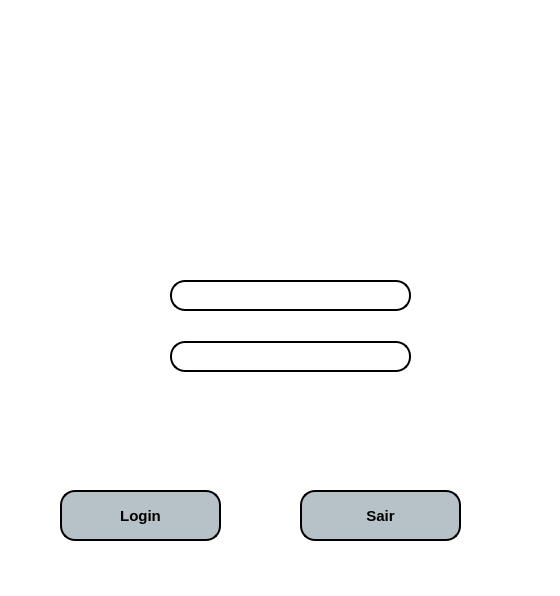
<?xml version="1.0" encoding="UTF-8"?>
<ui version="4.0">
 <class>MainWindow</class>
 <widget class="QMainWindow" name="MainWindow">
  <property name="geometry">
   <rect>
    <x>0</x>
    <y>0</y>
    <width>560</width>
    <height>596</height>
   </rect>
  </property>
  <property name="windowTitle">
   <string>MainWindow</string>
  </property>
  <property name="styleSheet">
   <string notr="true">background-color: rgb(255, 255, 255);</string>
  </property>
  <widget class="QWidget" name="centralwidget">
   <widget class="QPushButton" name="btnLogin">
    <property name="geometry">
     <rect>
      <x>60</x>
      <y>490</y>
      <width>161</width>
      <height>51</height>
     </rect>
    </property>
    <property name="font">
     <font>
      <pointsize>11</pointsize>
      <weight>75</weight>
      <bold>true</bold>
     </font>
    </property>
    <property name="styleSheet">
     <string notr="true">background-color: rgb(183, 194, 200);
border-color: rgb(0, 0, 0);
border-radius: 15px;
border-style: outset;
border-width:2px
</string>
    </property>
    <property name="text">
     <string>Login</string>
    </property>
   </widget>
   <widget class="QPushButton" name="btnSair">
    <property name="geometry">
     <rect>
      <x>300</x>
      <y>490</y>
      <width>161</width>
      <height>51</height>
     </rect>
    </property>
    <property name="font">
     <font>
      <pointsize>11</pointsize>
      <weight>75</weight>
      <bold>true</bold>
     </font>
    </property>
    <property name="styleSheet">
     <string notr="true">background-color: rgb(183, 194, 200);
border-color: rgb(0, 0, 0);
border-radius: 15px;
border-style: outset;
border-width:2px
</string>
    </property>
    <property name="text">
     <string>Sair</string>
    </property>
   </widget>
   <widget class="QLineEdit" name="lnUser">
    <property name="geometry">
     <rect>
      <x>170</x>
      <y>280</y>
      <width>241</width>
      <height>31</height>
     </rect>
    </property>
    <property name="styleSheet">
     <string notr="true">background-color: rgb(255, 255, 255);
border-radius: 15px;
border-style: outset;
border-width:2px</string>
    </property>
   </widget>
   <widget class="QLineEdit" name="lnSenha">
    <property name="geometry">
     <rect>
      <x>170</x>
      <y>341</y>
      <width>241</width>
      <height>31</height>
     </rect>
    </property>
    <property name="styleSheet">
     <string notr="true">background-color: rgb(255, 255, 255);
border-radius: 15px;
border-style: outset;
border-width:2px</string>
    </property>
    <property name="inputMask">
     <string comment="*"/>
    </property>
    <property name="cursorPosition">
     <number>0</number>
    </property>
    <property name="placeholderText">
     <string/>
    </property>
   </widget>
   <widget class="QLabel" name="label">
    <property name="geometry">
     <rect>
      <x>110</x>
      <y>270</y>
      <width>31</width>
      <height>41</height>
     </rect>
    </property>
    <property name="text">
     <string/>
    </property>
    <property name="pixmap">
     <pixmap>login.png</pixmap>
    </property>
   </widget>
   <widget class="QLabel" name="label_2">
    <property name="geometry">
     <rect>
      <x>110</x>
      <y>330</y>
      <width>41</width>
      <height>51</height>
     </rect>
    </property>
    <property name="text">
     <string/>
    </property>
    <property name="pixmap">
     <pixmap>password.png</pixmap>
    </property>
   </widget>
   <widget class="QLabel" name="label_3">
    <property name="geometry">
     <rect>
      <x>190</x>
      <y>50</y>
      <width>141</width>
      <height>161</height>
     </rect>
    </property>
    <property name="text">
     <string/>
    </property>
    <property name="pixmap">
     <pixmap>pata.png</pixmap>
    </property>
   </widget>
   <widget class="QLabel" name="label_4">
    <property name="geometry">
     <rect>
      <x>170</x>
      <y>420</y>
      <width>221</width>
      <height>16</height>
     </rect>
    </property>
    <property name="font">
     <font>
      <pointsize>11</pointsize>
      <weight>75</weight>
      <bold>true</bold>
     </font>
    </property>
    <property name="toolTipDuration">
     <number>3</number>
    </property>
    <property name="styleSheet">
     <string notr="true">color: rgb(255, 170, 0);</string>
    </property>
    <property name="text">
     <string/>
    </property>
   </widget>
  </widget>
  <widget class="QStatusBar" name="statusbar"/>
 </widget>
 <resources>
  <include location="pet-shop.png"/>
 </resources>
 <connections/>
</ui>
